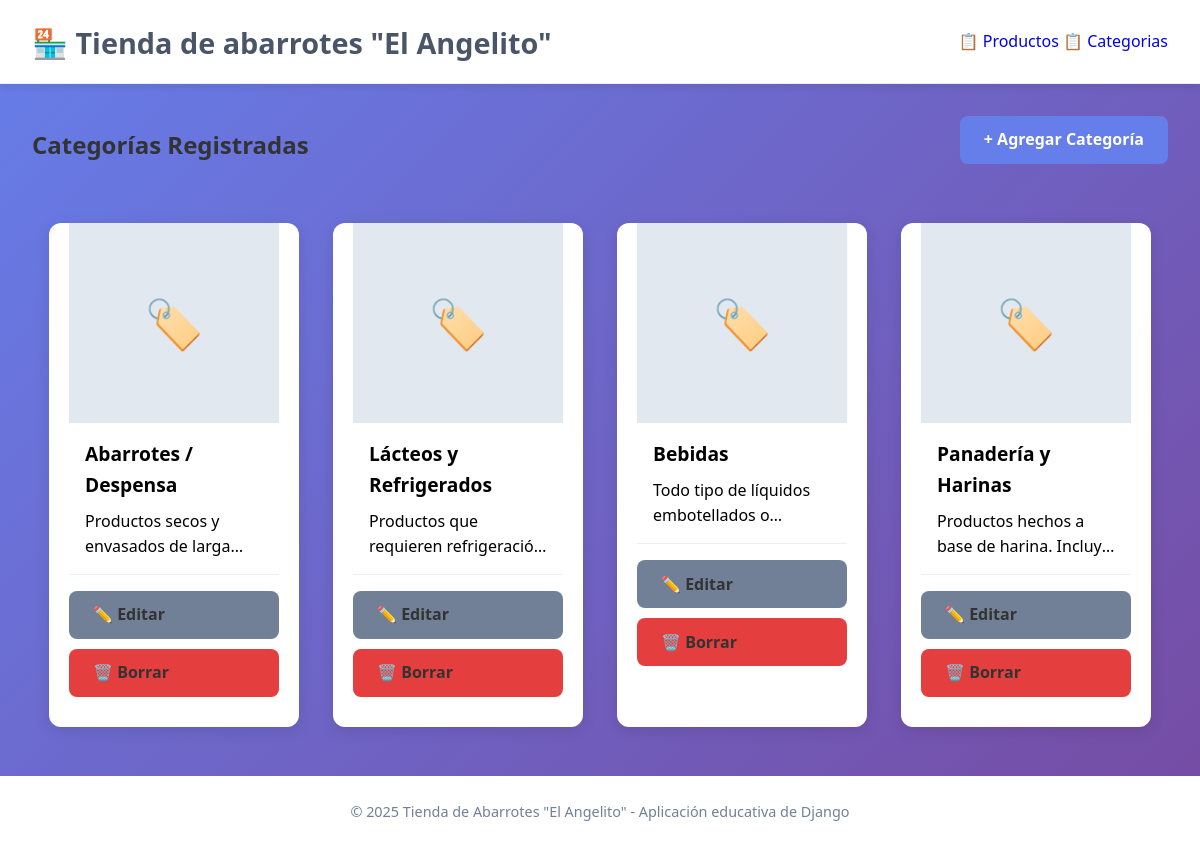
Page /categorias/ on the committed database.
### app_productos/models.py (models this page shows, shortened)
class Categorias(models.Model):
    nombre = models.CharField(max_length=100)
    descripcion = models.CharField(max_length=255, blank=True, null=True)

### app_productos/views.py (the view)
# urls.py: path('categorias/', views.listar_categorias, name='listar_categorias'),
def listar_categorias(request):
    categorias = Categorias.objects.all()
    return render(request, 'listar_categorias.html', {'categorias': categorias})

### app_productos/templates/listar_categorias.html (shortened to what this page needs)
{% extends 'base.html' %}
{% block contenido %}
<div class="page-header">
    <h2>Categorías Registradas</h2>
    <a href="{% url 'app_productos:crear_categoria' %}" class="btn btn-primary">+ Agregar Categoría</a>
</div>
<ul class="product-grid" style="--cols: 2;">
    {% for categoria in categorias %}
    <li class="product-card">
        <a href="{% url 'app_productos:editar_categoria' categoria.id %}" style="text-decoration: none; color: inherit;">
            <div class="product-placeholder" style="font-size: 3rem;">🏷️</div>
            <h3>{{ categoria.nombre }}</h3>
            <p>{{ categoria.descripcion|default:"Sin descripción" }}</p>
        </a>
        <div class="actions" style="border-top: 1px solid #eee; padding-top: 1rem; margin-top: 1rem;">
            <a href="{% url 'app_productos:editar_categoria' categoria.id %}" class="btn btn-secondary">✏️ Editar</a>
            <a href="{% url 'app_productos:borrar_categoria' categoria.id %}" class="btn btn-danger">🗑️ Borrar</a>
        </div>
    </li>
    {% empty %}
    <li class="no-products">No hay categorías registradas.</li>
    {% endfor %}
</ul>
{% endblock %}

### app_productos/static/css/styles.css (style rules this page uses)
* { margin: 0; padding: 0; box-sizing: border-box; }
body { font-family: 'Segoe UI', Tahoma, Geneva, Verdana, sans-serif; background: linear-gradient(135deg, #667eea 0%, #764ba2 100%); color: #333; line-height: 1.6; }
a { text-decoration: none !important; }
.page-header { display: flex; justify-content: space-between; align-items: center; margin-bottom: 2rem; flex-wrap: wrap; gap: 1rem; }
.product-grid { display: flex; flex-wrap: wrap; justify-content: flex-start; list-style: none; }
.product-card { list-style: none; margin: 17px; flex-basis: calc(25% - 34px); flex-grow: 0; flex-shrink: 0; background: white; border-radius: 12px; overflow: hidden; box-shadow: 0 4px 15px rgba(0,0,0,0.1); transition: transform 0.3s; padding-left: 20px; padding-right: 20px; padding-bottom: 20px; }
.product-card p:not(.product-price):not(.product-category) { padding: 0.5rem 1rem 1rem 1rem; display: -webkit-box; -webkit-line-clamp: 2; -webkit-box-orient: vertical; overflow: hidden; text-overflow: ellipsis; line-height: 1.6; min-height: 3.6em; max-height: 3.6em; }
.product-card a { text-decoration: none; color: inherit; display: block; }
.product-img, .product-placeholder { width: 100%; height: 200px; object-fit: cover; }
.product-placeholder { background: #e2e8f0; display: flex; align-items: center; justify-content: center; font-size: 4rem; }
.product-card h3 { padding: 1rem 1rem 0 1rem; font-size: 1.2rem; color: #000; }
.product-card p { color: #000; padding: 0.5rem 1rem 1rem 1rem; }
.btn { padding: 0.7rem 1.5rem; border: none; border-radius: 8px; font-weight: 600; cursor: pointer; transition: background 0.3s; text-decoration: none; display: inline-block; margin-bottom: 10px; }
.btn-primary { background: #667eea; color: white; }
.btn-secondary { background: #718096; color: white; }
.btn-danger { background: #e53e3e; color: white; }

### rows in the picture
Categorias: nombre "Abarrotes / Despensa", descripcion "Productos secos y envasados de…"
Categorias: nombre "Lácteos y Refrigerados", descripcion "Productos que requieren…"
Categorias: nombre "Bebidas", descripcion "Todo tipo de líquidos embotellados…"
Categorias: nombre "Panadería y Harinas", descripcion "Productos hechos a base de harina.…"
